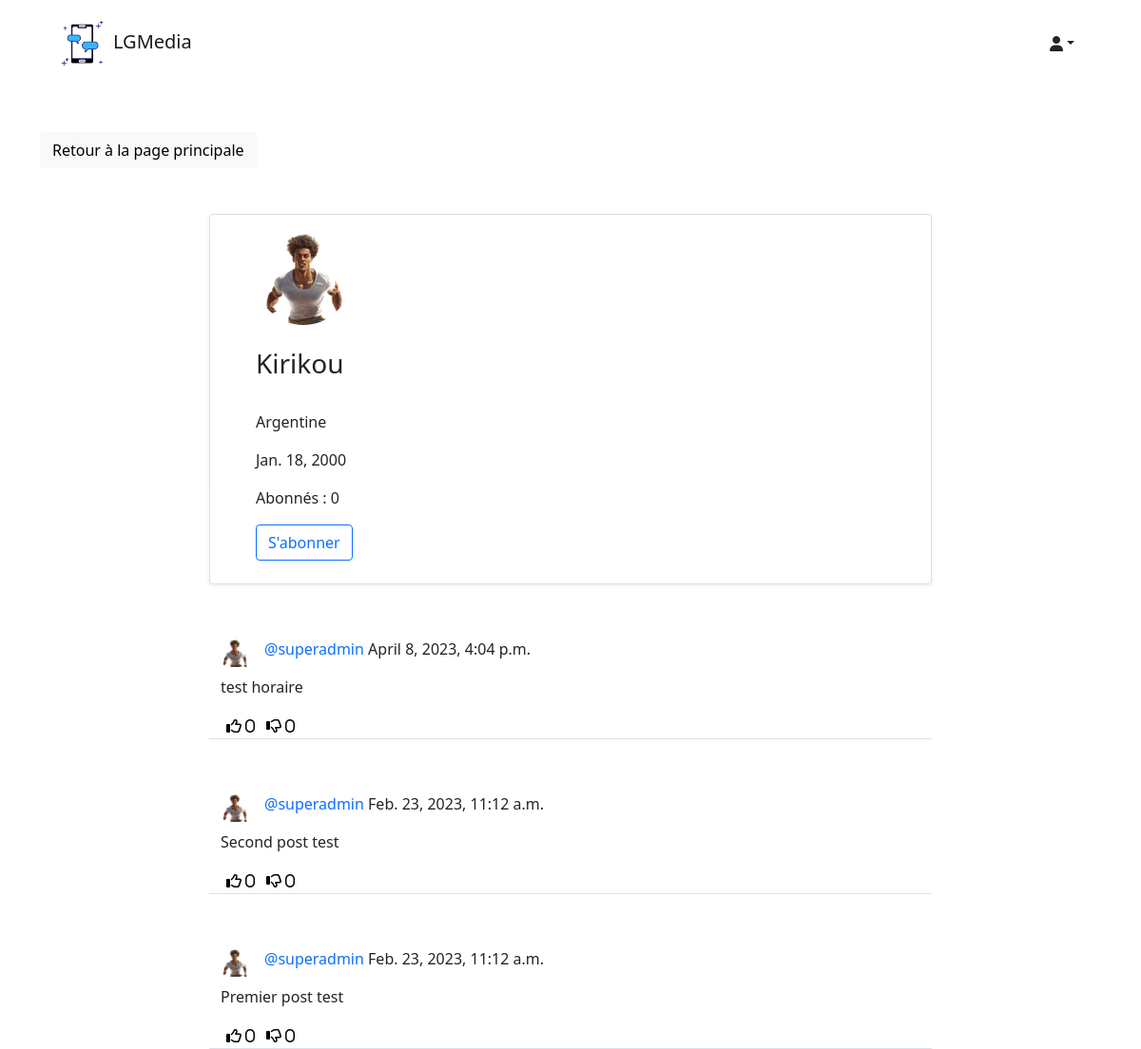
/social/profile/4/, run on an earlier commit of the app's database.
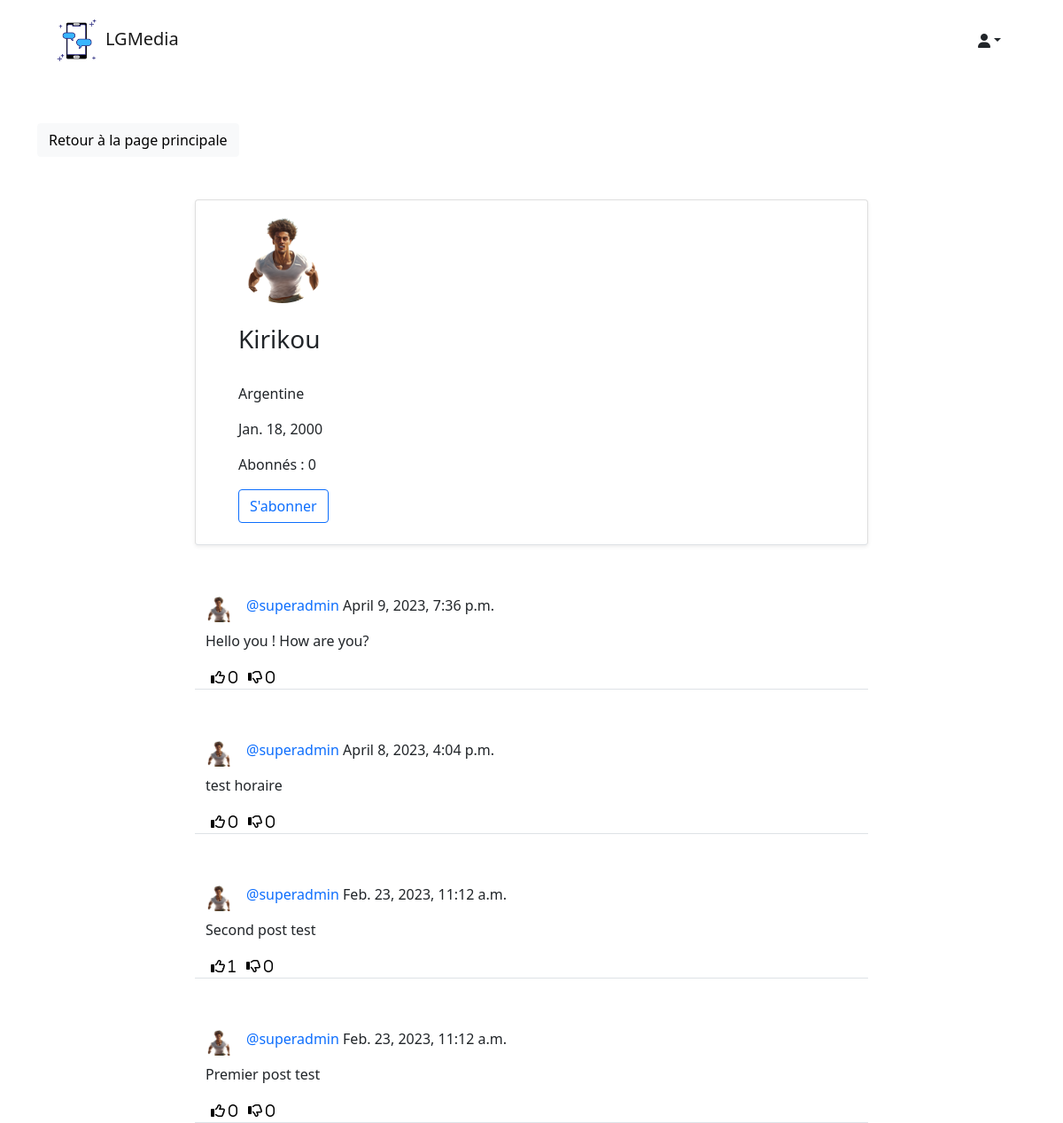
And on a later commit of the database.
### social/models.py (models this page shows)
class UserProfile(models.Model):
	user = models.OneToOneField(User, primary_key=True, verbose_name='user', related_name='profile', on_delete=models.CASCADE)
	name = models.CharField(max_length=30, blank=True, null=True)
	bio = models.TextField(max_length=500, blank=True, null=True)
	birth_date=models.DateField(null=True, blank=True)
	location = models.CharField(max_length=100, blank=True, null=True)
	picture = models.ImageField(upload_to='uploads/profile_pictures', default='uploads/profile_pictures/default.png', blank=True)
	followers = models.ManyToManyField(User, blank=True, related_name='followers')

class Post(models.Model):
    idPost = models.AutoField(primary_key=True)
    contenu = models.TextField()
    image = models.ImageField(upload_to='uploads/post_photos', blank=True, null=True)
    sendingTime = models.DateTimeField(default=timezone.now)
    auteur = models.ForeignKey(User, on_delete=models.CASCADE)
    likes = models.ManyToManyField(User, blank=True, related_name='likes')
    dislikes = models.ManyToManyField(User, blank=True, related_name='dislikes')

### social/views.py (the view)
# urls.py: path('profile/<int:pk>/', ProfileView.as_view(), name='profile'),
class ProfileView(View):
    def get(self, request, pk, *args, **kwargs):
        profile = UserProfile.objects.get(pk=pk) # SELECT * FROM UserProfile WHERE user = pk
        user = profile.user # on récupère l''utilisateur du profil
        posts = Post.objects.filter(auteur=user).order_by('-sendingTime') # SELECT * FROM Post WHERE auteur = user ORDER BY sendingTime
        abonnes = profile.followers.all() # liste de tout les abonnés de du profil
        total_abonnes = len(abonnes) # nombre total d'abonnés, soit la longueur de la liste
        est_abonne = False
        for abonne in abonnes:
            if abonne == request.user:
                est_abonne =  True
                break
        context = {
            'user': user,
            'profile': profile,
            'posts': posts,
            'total_abonnes': total_abonnes,
            'est_abonne': est_abonne,
        }
        return render(request, 'social/profile.html', context)

### social/templates/social/profile.html (shortened to what this page needs)
{% extends 'landing/base.html' %}
{% block content %}
<div class="container">
    <div class="row mt-5">
        <div class="col-md-3 col-sm-6">
            <a href="{% url 'post-list' %}" class="btn btn-light">Retour à la page principale</a>
        </div>
    </div>
    <div class="row justify-content-center mt-5">
        <div class="card shadow-sm col-md-8 col-sm-12 border-bottom px-5 pt-3">
            <img src="{{ profile.picture.url }}" class="rounded-circle" width="100" height="100" />
            {% if profile.name %}
            <h3 class="py-4">{{ profile.name }}
                {% endif %}
            </h3>
            {% if profile.location %}
            <p>{{ profile.location }}</p>
            {% endif %}
            {% if profile.birth_date %}
            <p>{{ profile.birth_date }}</p>
            {% endif %}
            <div class="mb-4">
                <p>Abonnés : {{ total_abonnes }}</p>
                {% if user == request.user %}
                {% else %}
                {% if est_abonne %}
                <form method="POST" action="{% url 'remove-follower' profile.pk %}">
                    {% csrf_token %}
                    <button class="btn btn-outline-danger"  type="submit">Se désabonner</button>
                </form>
                {% else %}
                <form method="POST" action="{% url 'add-follower' profile.pk %}">
                    <button class="btn btn-outline-primary"  type="submit">S'abonner</button>
                </form>
                {% endif %}
                {% endif %}
            </div>
        </div>
    </div>
    {% for post in posts %}
    <div class="row justify-content-center mt-5">
        <div class="col-md-8 col-sm-12 border-bottom">
            <div class="d-flex align-items-center">
                <a href="{% url 'profile' post.auteur.profile.pk %}">
                    <img class="round-circle post-pdp" height="30" width="30" src="{{ post.auteur.profile.picture.url }}" />
                </a>
                <p class="post-text">
                    <a class="text-primary post-link" href="{% url 'profile' post.auteur.profile.pk %}">@{{ post.auteur }}</a> {{ post.sendingTime }}
                </p>
            </div>
            <div class="position-relative">
                <p>{{ post.contenu }}</p>
            </div>
            <div class="d-flex flex-row">
                <form method="POST" action="{% url 'like' post.pk %}">
                    <button style="background-color: transparent; border: none; box-shadow: none;" type="submit">
                        <i class="far fa-thumbs-up"> <span>{{ post.likes.all.count }}</span></i>
                    </button>
                </form>
                <form method="POST" action="{% url 'dislike' post.pk %}">
                    <button style="background-color: transparent; border: none; box-shadow: none;" type="submit">
                        <i class="far fa-thumbs-down"> <span>{{ post.dislikes.all.count }}</span></i>
                    </button>
                </form>
            </div>
        </div>
    </div>
    {% endfor %}
</div>
{% endblock content %}

### landing/templates/landing/base.html (shortened to what this page needs)
{% load static %}
<!doctype html>
<html lang="fr">
  <head>
    <link href="https://cdn.jsdelivr.net/npm/bootstrap@5.0.2/dist/css/bootstrap.min.css" rel="stylesheet">
    <link href="{% static 'style.css' %}" rel="stylesheet">
  </head>
  <body>
    {% include 'landing/navbar.html' %}
    {% block content %}
    {% endblock content %}
  </body>
</html>

### landing/templates/landing/navbar.html (shortened to what this page needs)
<div class="container">
    <nav class="navbar navbar-expand-lg navbar-light">
      <div class="container-fluid">
        <a class="navbar-brand"
        {% if user.is_authenticated %}
        href="{% url 'post-list' %}"
        {% else %}
        href="{% url 'index' %}"
        {% endif %}
        ><img src="/media/uploads/logos/Favicon_SM.png" alt="Logo" width="65" height="65">LGMedia</a>
        <div class="collapse navbar-collapse" id="navbarTogglerDemo03">
          {% if user.is_authenticated %}
          <div class="nav-item dropdown">
            <a class="nav-link dropdown-toggle text-dark" data-bs-toggle="dropdown" role="buton" aria-expanded="false"><i class="fas fa-user"></i></a>
          </div>
          {% endif %}
        </div>
      </div>
    </nav>
</div>

### static/style.css (style rules this page uses)
.post-pdp { float: left; margin-right: 1rem; }
.post-link { text-decoration: none; }
.post-text { padding-top: 0.5rem; }

What changed in the data, as far as the page shows it:
added Post: auteur.profile.picture (picture), auteur "superadmin", sendingTime "April 9, 2023, 7:36 p.m.", contenu "Hello you ! How are you?", likes.all.count "0", dislikes.all.count "0"
computed for Post "Second post test": likes.all.count "0" → "1"
